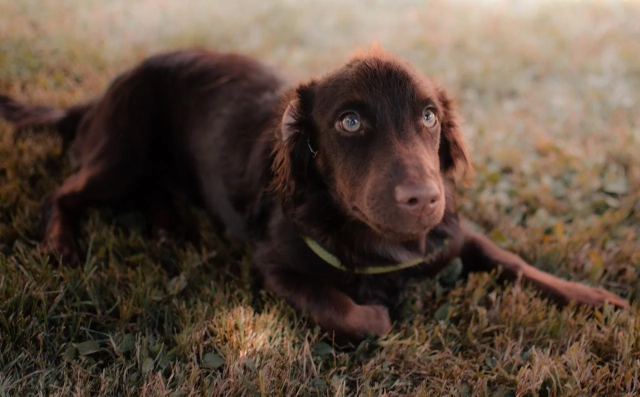
#> input picture 3-Machine_Learning/2-No_Supervisado/2-PCA/Teoria/img/my_doggo_sample.jpeg, 1280 x 793 px (shown at 1/2 size)
$ jupyter execute 2_Compress_image.ipynb
#> lines starting #> are read from the running program, lines starting #| are printed output that depends on the picture
A typical digital image is made by stacking Red Blue and Green pixel arrays of intensities ranging from 0 to 255.

A grayscale image does not contain color but only shades of gray. The pixel intensity in a grayscale image varies from black (0 intensity) to white (255 full intensity) to make it what we usually call as a Black & White image.

Digits dataset is a grayscale image dataset of handwritten digit having 1797 8×8 images.

[cell 1]
#importing the dataset
import numpy as np
import matplotlib.pyplot as plt
from sklearn.datasets import load_digits

digits = load_digits()
data = digits.data
data.shape

[cell 2]
data[0]

sklearn.datasets module makes it quick to import digits data by importing load_digits class from it. The shape of the digit data is (1797, 64). 8×8 pixels are flattened to create a vector of length 64 for every image.

[cell 3]
#taking a sample image to view
#Remember image is in the form of numpy array.
image_sample = data[0,:].reshape(8,8)
image_sample

[cell 4]
plt.imshow(image_sample, cmap='binary')
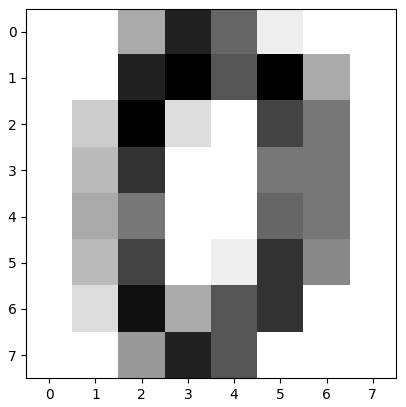
#> figure drawn by matplotlib, 1 panel

Now, using PCA, let’s reduce the image dimensions from 64 to just 2 so that we can visualize the dataset using a Scatterplot.

[cell 5]
from sklearn.decomposition import PCA

pca = PCA(n_components=2)
converted_data = pca.fit_transform(digits.data)

converted_data.shape

We can also pass a float value less than 1 instead of an integer number. i.e. PCA(0.90) this means the algorithm will find the principal components which explain 90% of the variance in data.

[cell 6]
plt.style.use('seaborn-v0_8-whitegrid')
plt.figure(figsize = (10,5))
c_map = plt.cm.get_cmap('jet', 10)
plt.scatter(converted_data[:, 0], converted_data[:, 1], s = 15,
            cmap = c_map , c = digits.target)
plt.colorbar()
plt.xlabel('PC-1') , plt.ylabel('PC-2')
plt.show();
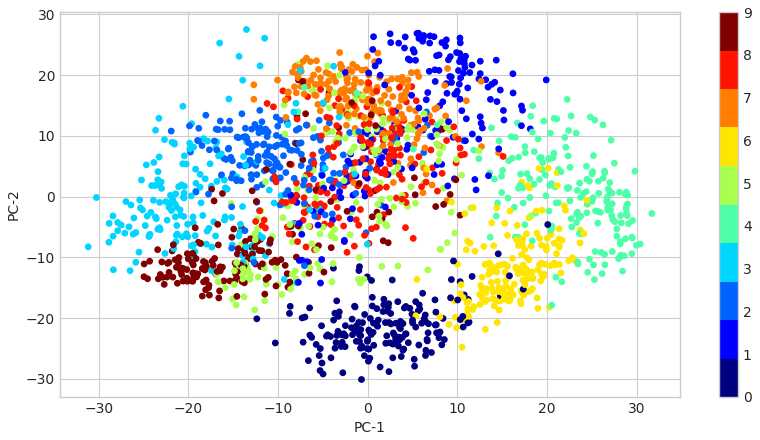
#> figure drawn by matplotlib, 2 panels

Another cool application of PCA is in Image compression. Let’s have a look at how can we achieve this with python.

[cell 7]
# Importing required libraries
import cv2
import numpy as np
from sklearn.decomposition import PCA

[cell 8]
# Loading the image
img = cv2.imread('img/my_doggo_sample.jpeg')
#> img is the input picture: shape (793, 1280, 3); mean B, G, R 62.4, 75.8, 93.3
img

[cell 9]
plt.imshow(img);

[cell 10]
rgb_image = cv2.cvtColor(img, cv2.COLOR_BGR2RGB)
plt.imshow(rgb_image);

[cell 11]
img.shape
#> Out = (793, 1280, 3)

[cell 12]
img.size
#> Out = 3045120

[cell 13]
793*1280

[cell 14]
img

[cell 15]
# Splitting the image in R,G,B arrays.
blue, green, red = cv2.split(img)
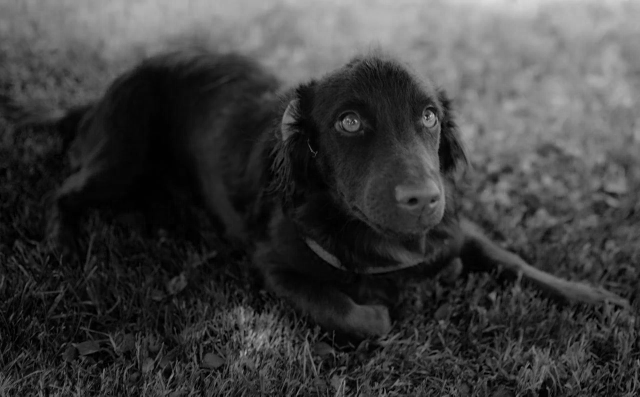
#> blue: shape (793, 1280) (shown at 1/2 size); min 0, max 220, mean 62.4
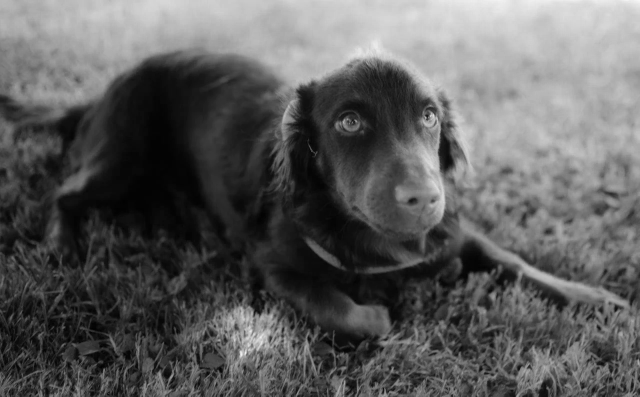
#> red: shape (793, 1280) (shown at 1/2 size); min 0, max 248, mean 93.3

#it will split the original image into Blue, Green and Red arrays.

[cell 16]
blue

[cell 17]
blue.shape
#> Out = (793, 1280)

[cell 18]
img_not_compressed = cv2.merge([red,green,blue])
#viewing the not compressed image
plt.imshow(img_not_compressed);

[cell 19]
img_not_compressed = cv2.merge([blue, green, red])
#viewing the not compressed image
plt.imshow(img_not_compressed);

OpenCV will split into Blue, Green, and Red channels instead of Red, Blue, and Green. Be very careful of the sequence here.

[cell 20]
# Initialize PCA with first 20 principal components
pca = PCA(5)

#Applying to red channel and then applying inverse transform to transformed array.
red_transformed = pca.fit_transform(red)
#> red_transformed = 793 rows, first 6: [4249.3, -148.9, 142.8, -199, -369.3], [4240.4, -158.1, 146.2, -200.7, -361.1], [4223.7, -179.4, 146.7, -207.2, -348.5], [4201.9, -192.5, 142.8, -213.3, -346.7], [4186.1, -204.1, 136.4, -222.6, -345.9], [4164.5, -223.1, 132.3, -225.6, -341.1]
print('red_transformed.shape:', red_transformed.shape)
#| red_transformed.shape: (793, 5)
red_inverted = pca.inverse_transform(red_transformed)
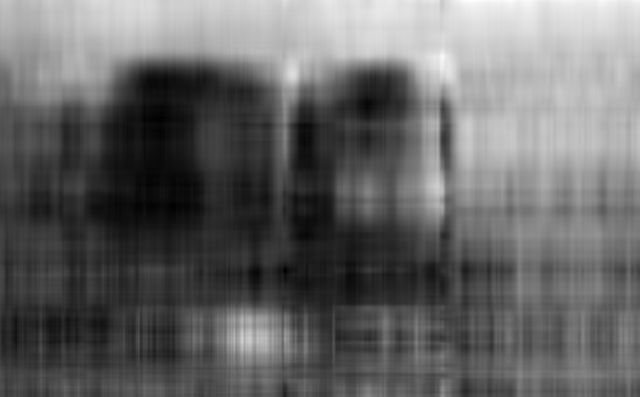
#> red_inverted: shape (793, 1280) float64 (shown at 1/2 size); min -7.69, max 243.2, mean 93.3; drawn with min black and max white
print('red_inverted.shape:', red_inverted.shape)
#| red_inverted.shape: (793, 1280)

#Applying to Green channel and then applying inverse transform to transformed array.
green_transformed = pca.fit_transform(green)
#> green_transformed = 793 rows, first 6: [4308.6, -66.35, -291.6, -102.5, -228.4], [4299.4, -77.46, -292.6, -103, -222.6], [4280.7, -101, -292.4, -107.6, -215.2], [4257.8, -114.8, -291.8, -113.2, -217.6], [4230.1, -131.7, -291.9, -120.3, -219.5], [4206.7, -150.6, -289.2, -124.1, -218.4]
print('green_transformed.shape:', green_transformed.shape)
#| green_transformed.shape: (793, 5)
green_inverted = pca.inverse_transform(green_transformed)
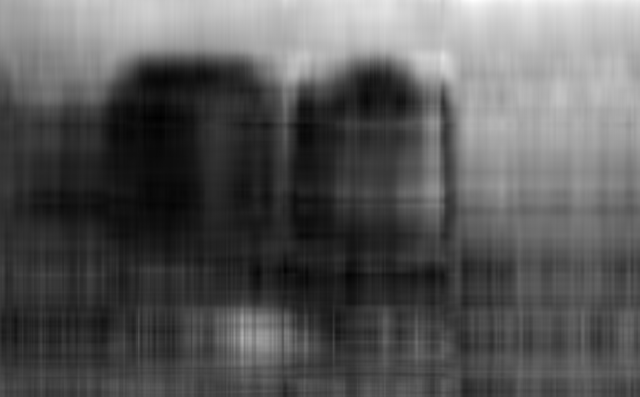
#> green_inverted: shape (793, 1280) float64 (shown at 1/2 size); min -8.62, max 234.8, mean 75.8; drawn with min black and max white
print('green_inverted.shape:', green_inverted.shape)
#| green_inverted.shape: (793, 1280)

#Applying to Blue channel and then applying inverse transform to transformed array.
blue_transformed = pca.fit_transform(blue)
#> blue_transformed = 793 rows, first 6: [4130.8, -144.2, -193.3, -210, 79.63], [4119.8, -156.4, -197.6, -206, 76.91], [4100.7, -178.9, -201, -203.4, 71.87], [4078.3, -190.7, -202.8, -207.4, 69.71], [4058.6, -205, -205.1, -214.1, 69.25], [4035.6, -221.8, -205.3, -216.1, 68.84]
print('blue_transformed.shape:', blue_transformed.shape)
#| blue_transformed.shape: (793, 5)
blue_inverted = pca.inverse_transform(blue_transformed)
print('blue_inverted.shape:', blue_inverted.shape)
#| blue_inverted.shape: (793, 1280)

In the process of reconstructing the original dimensions from the reduced dimensions, some information is lost as we keep only selected principal components, 20 in this case.

[cell 21]
img_compressed = (cv2.merge([red_inverted, green_inverted, blue_inverted])).astype(np.uint8)
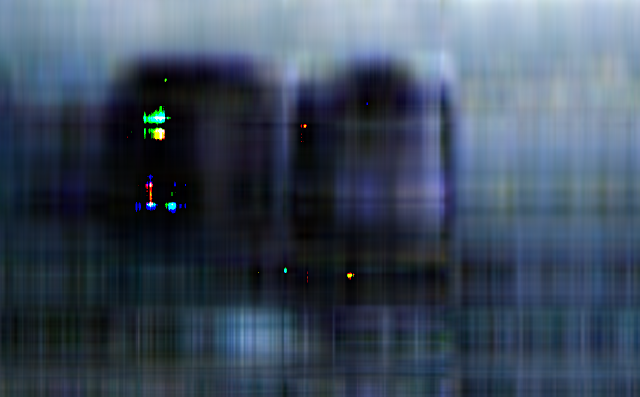
#> img_compressed: shape (793, 1280, 3) (shown at 1/2 size); mean of channels 0, 1, 2 93.2, 75.9, 62.1; drawn as B, G, R

Stacking the inverted arrays using dstack function. Here it is important to specify the datatype of our arrays, as most images are of 8 bit. Each pixel is represented by one 8-bit byte.

[cell 22]
#viewing the compressed image
plt.imshow(img_compressed);

The output above is what we get when considering just 20 Principal components.

If we increase the number of Principal components the output image will get clear.

1) Now check with how many Principal Components your eyes can't see the difference with the original!

2) The dog should not be so blue, fix it!

[cell 23]
# Initialize PCA with first 20 principal components
pca = PCA(250)

#Applying to red channel and then applying inverse transform to transformed array.
red_transformed = pca.fit_transform(red)
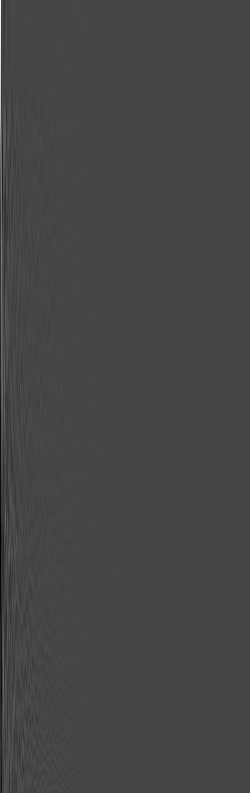
#> red_transformed: shape (793, 250) float64; min -1601.2, max 4249.3, mean 0; drawn with min black and max white
print('red_transformed.shape:', red_transformed.shape)
#| red_transformed.shape: (793, 250)
red_inverted = pca.inverse_transform(red_transformed)
print('red_inverted.shape:', red_inverted.shape)
#| red_inverted.shape: (793, 1280)

#Applying to Green channel and then applying inverse transform to transformed array.
green_transformed = pca.fit_transform(green)
print('green_transformed.shape:', green_transformed.shape)
#| green_transformed.shape: (793, 250)
green_inverted = pca.inverse_transform(green_transformed)
print('green_inverted.shape:', green_inverted.shape)
#| green_inverted.shape: (793, 1280)

#Applying to Blue channel and then applying inverse transform to transformed array.
blue_transformed = pca.fit_transform(blue)
print('blue_transformed.shape:', blue_transformed.shape)
#| blue_transformed.shape: (793, 250)
blue_inverted = pca.inverse_transform(blue_transformed)
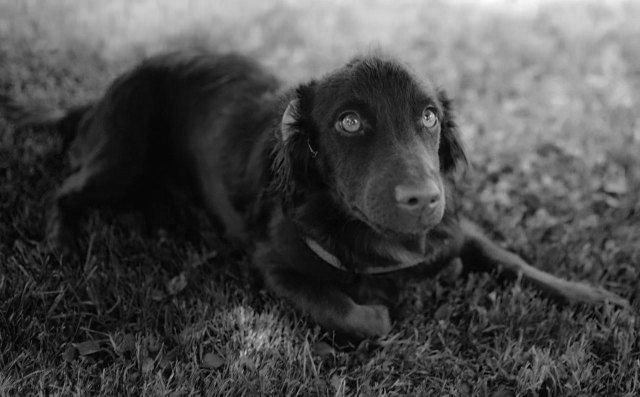
#> blue_inverted: shape (793, 1280) float64 (shown at 1/2 size); min -4.34, max 221.1, mean 62.4; drawn with min black and max white
print('blue_inverted.shape:', blue_inverted.shape)
#| blue_inverted.shape: (793, 1280)

img_compressed = (cv2.merge([red_inverted, green_inverted, blue_inverted])).astype(np.uint8)

#viewing the compressed image
plt.imshow(img_compressed);

[cell 24]
img_trans = (cv2.merge([red_transformed, green_transformed, blue_transformed])).astype(np.uint8)
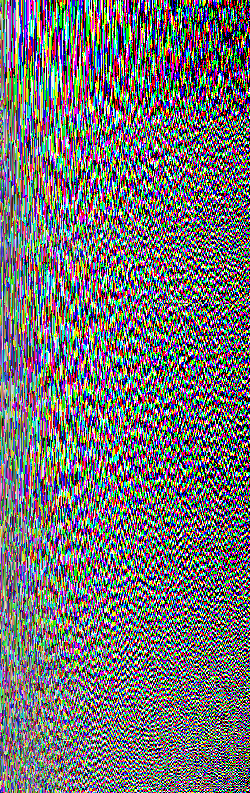
#> img_trans: shape (793, 250, 3); mean R, G, B 114.4, 114.5, 115.4
plt.imshow(img_trans);

[cell 25]
img_trans.shape
#> Out = (793, 250, 3)

[cell 26]
img

[cell 27]
img_compressed.shape
#> Out = (793, 1280, 3)
